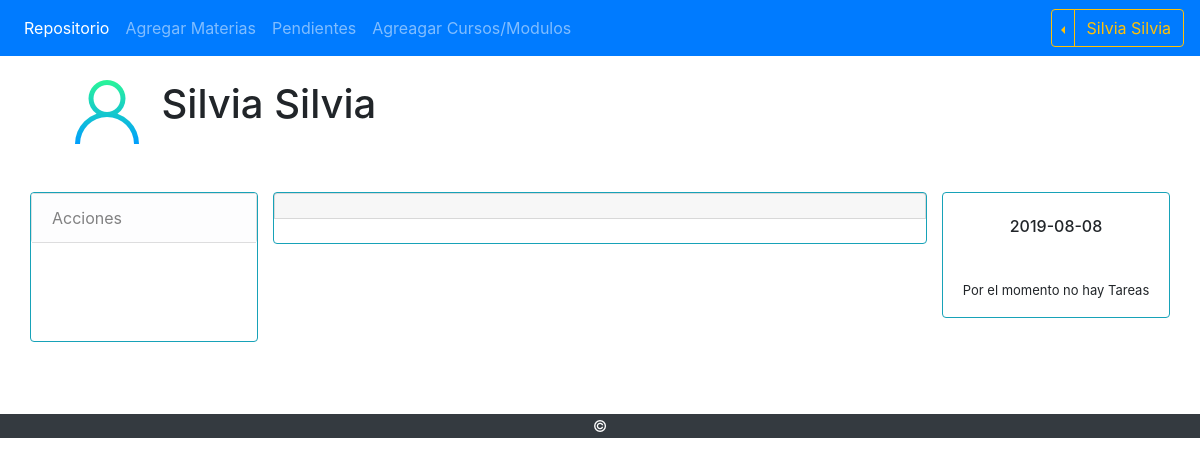
Page /curso.php (signed in) on the earlier database version.
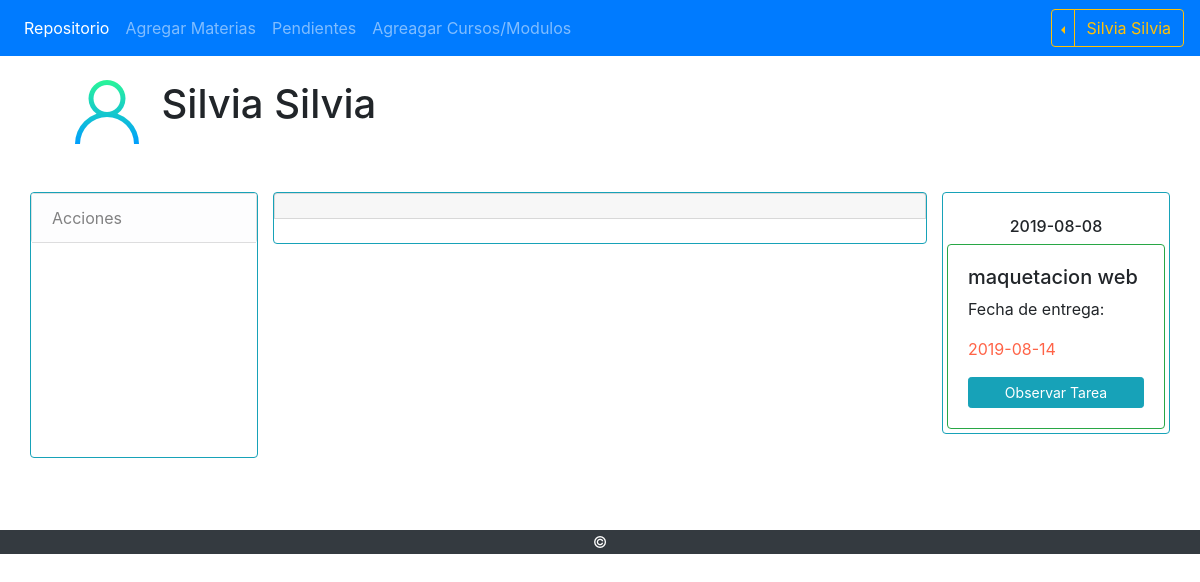
Same page on the later database version.
### tables this page shows
CREATE TABLE IF NOT EXISTS `conf_tarea` (
  `id` int(11) NOT NULL AUTO_INCREMENT,
  `tarea` varchar(255) NOT NULL,
  `descripcion` varchar(255) DEFAULT NULL,
  `img` enum('si','no') DEFAULT NULL,
  `doc` enum('si','no') DEFAULT NULL,
  `arc` enum('si','no') DEFAULT NULL,
  `mat_arc` longblob,
  `f_inicio` date NOT NULL,
  `f_fin` date NOT NULL,
  `id_mat` int(11) DEFAULT NULL,
  `id_unidad` int(11) DEFAULT NULL,
  PRIMARY KEY (`id`)
);

### php/helpers.php (called while the page is built, shortened)
<?php
function Tareas_Pendientes($conexion){
    $dia_hoy = date('Y-m-d');
    $sql = "SELECT * FROM `conf_tarea` WHERE f_inicio = '$dia_hoy'";
    $tar = mysqli_query($conexion, $sql);
    $tareas = array();
    if ($tar && mysqli_num_rows($tar) >= 1){
        $tareas = $tar;
    }
    return $tareas;
}

### includes/dia_tarea.php (the view, shortened to what this page needs)
<span style="height:100%;width: 20%;">
    <div class="border border-info rounded">
        <div class="text-center">
            <br>
            <h6><?php echo date('Y-m-d'); ?></h6>
        </div>
        <?php
        if ($_SESSION['rol'] == 1):
            $t = Tareas_Pendientes($bd);
            if (!empty($t)){
                while ($tarea = mysqli_fetch_assoc($t)){
        ?>
        <div class="card-body border border-success rounded m-1">
            <h5> <?php echo $tarea['tarea'] ?> </h5>
            <p> Fecha de entrega: </p><p style="color: tomato;"> <?= $tarea['f_fin'] ?>  </p>
            <a class="btn btn-info color-light btn-sm btn-block" href="obs_tarea.php?id_tar=<?= $tarea['id'] ?>"> Observar Tarea </a>
        </div>
        <?php
                }
        } elseif (empty ($t)) {
        ?>
        <p style="font-size: 13px; text-align: center; margin-top: 20%;"> Por el momento no hay Tareas </p>
        <?php
        }
        endif;
        ?>
    </div>
    <br>
</span>

Differences in the rows shown:
added conf_tarea: tarea "maquetacion web", f_fin "2019-08-14"
Other differences:
text no longer shown: "Por el momento no hay Tareas"
